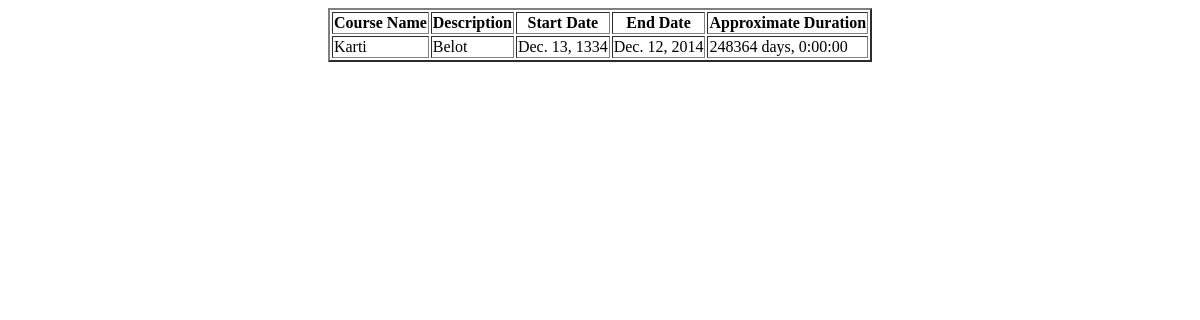
Before: / with the older database file.
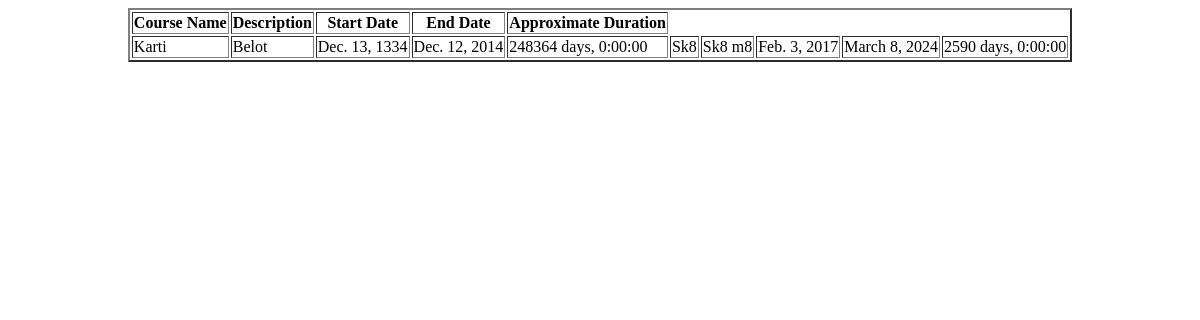
After: the same page with the newer database file.
### courses/models.py (models this page shows, shortened)
class Course(models.Model):
    name = models.CharField(max_length=100)
    description = models.TextField()
    start_date = models.DateField()
    end_date = models.DateField()
    def duration(self):
        return self.end_date - self.start_date

### courses/views.py (the view)
# urls.py: url(r'^$', course_view.show_courses, name='show_courses'),
def show_courses(request):
    courses = Course.objects.all()
    return render(request, 'show_courses.html', locals())

### courses/templates/show_courses.html (shortened to what this page needs)
<!DOCTYPE html>
<html>
<head>
</head>
<body>
    <div align="center">
        <table border="2">
        <tr>
            <th>Course Name</th>
            <th>Description</th>
            <th>Start Date</th>
            <th>End Date</th>
            <th>Approximate Duration</th>
        </tr>
        {% for course in courses%}
        <td>{{ course.name }}</td>
        <td>{{ course.description }}</td>
        <td>{{ course.start_date }}</td>
        <td>{{ course.end_date }}</td>
        <td>{{ course.duration }}</td>
        {% endfor %}
        </table>
    </div>
</body>
</html>

Changed rows visible on the page:
added Course: name "Sk8", description "Sk8 m8", start_date "Feb. 3, 2017", end_date "March 8, 2024", duration "2590 days, 0:00:00"
